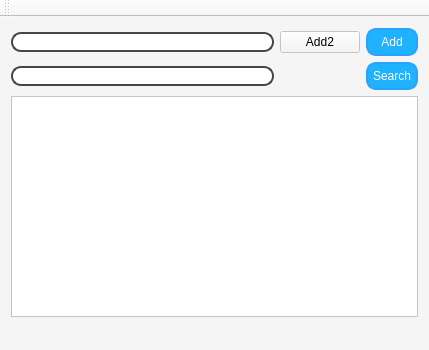
<?xml version="1.0" encoding="UTF-8"?>
<ui version="4.0">
 <class>MainWindow</class>
 <widget class="QMainWindow" name="MainWindow">
  <property name="geometry">
   <rect>
    <x>0</x>
    <y>0</y>
    <width>429</width>
    <height>350</height>
   </rect>
  </property>
  <property name="windowTitle">
   <string>QTCPClient</string>
  </property>
  <property name="styleSheet">
   <string notr="true">background-color: rgba(245, 245, 245, 179);</string>
  </property>
  <widget class="QWidget" name="centralWidget">
   <layout class="QGridLayout" name="gridLayout">
    <item row="2" column="0">
     <widget class="QLineEdit" name="lineEdit_message">
      <property name="styleSheet">
       <string notr="true">background-color: rgb(255, 255, 255);
border-width: 2px;
border-style: solid;
border-color: rgb(69, 70, 70);
border-radius: 10px;</string>
      </property>
      <property name="text">
       <string/>
      </property>
     </widget>
    </item>
    <item row="3" column="0">
     <widget class="QLineEdit" name="lineEdit_search">
      <property name="toolTip">
       <string>&lt;html&gt;&lt;head/&gt;&lt;body&gt;&lt;p&gt;background-color: rgb(255, 255, 255);&lt;/p&gt;&lt;p&gt;border-width: 2px;&lt;/p&gt;&lt;p&gt;border-style: solid;&lt;/p&gt;&lt;p&gt;border-color: rgb(69, 70, 70);&lt;/p&gt;&lt;p&gt;border-radius: 10px;&lt;/p&gt;&lt;p&gt;&lt;br/&gt;&lt;/p&gt;&lt;/body&gt;&lt;/html&gt;</string>
      </property>
      <property name="styleSheet">
       <string notr="true">background-color: rgb(255, 255, 255);
border-width: 2px;
border-style: solid;
border-color: rgb(69, 70, 70);
border-radius: 10px;
</string>
      </property>
     </widget>
    </item>
    <item row="4" column="0" colspan="3">
     <widget class="QTextBrowser" name="textBrowser_receivedMessages">
      <property name="styleSheet">
       <string notr="true">background-color: rgb(255, 255, 255);</string>
      </property>
     </widget>
    </item>
    <item row="3" column="2">
     <widget class="QPushButton" name="pushButton_searchWord">
      <property name="enabled">
       <bool>true</bool>
      </property>
      <property name="styleSheet">
       <string notr="true">background-color: rgb(31, 178, 255);
color:white;
border-width: 2px;
border-style: solid;
border-color: rgb(43, 162, 255);
border-radius: 10px;
padding: 5px;
</string>
      </property>
      <property name="text">
       <string>Search</string>
      </property>
     </widget>
    </item>
    <item row="2" column="2">
     <widget class="QPushButton" name="pushButton_addWord">
      <property name="styleSheet">
       <string notr="true">background-color: rgb(31, 178, 255);
color:white;
border-width: 2px;
border-style: solid;
border-color: rgb(43, 162, 255);
border-radius: 10px;
padding: 5px;
</string>
      </property>
      <property name="text">
       <string>Add</string>
      </property>
     </widget>
    </item>
    <item row="2" column="1">
     <widget class="QPushButton" name="pushButton">
      <property name="text">
       <string>Add2</string>
      </property>
     </widget>
    </item>
   </layout>
  </widget>
  <widget class="QMenuBar" name="menuBar">
   <property name="geometry">
    <rect>
     <x>0</x>
     <y>0</y>
     <width>429</width>
     <height>21</height>
    </rect>
   </property>
  </widget>
  <widget class="QToolBar" name="mainToolBar">
   <attribute name="toolBarArea">
    <enum>TopToolBarArea</enum>
   </attribute>
   <attribute name="toolBarBreak">
    <bool>false</bool>
   </attribute>
  </widget>
  <widget class="QStatusBar" name="statusBar"/>
 </widget>
 <layoutdefault spacing="6" margin="11"/>
 <resources/>
 <connections/>
</ui>
